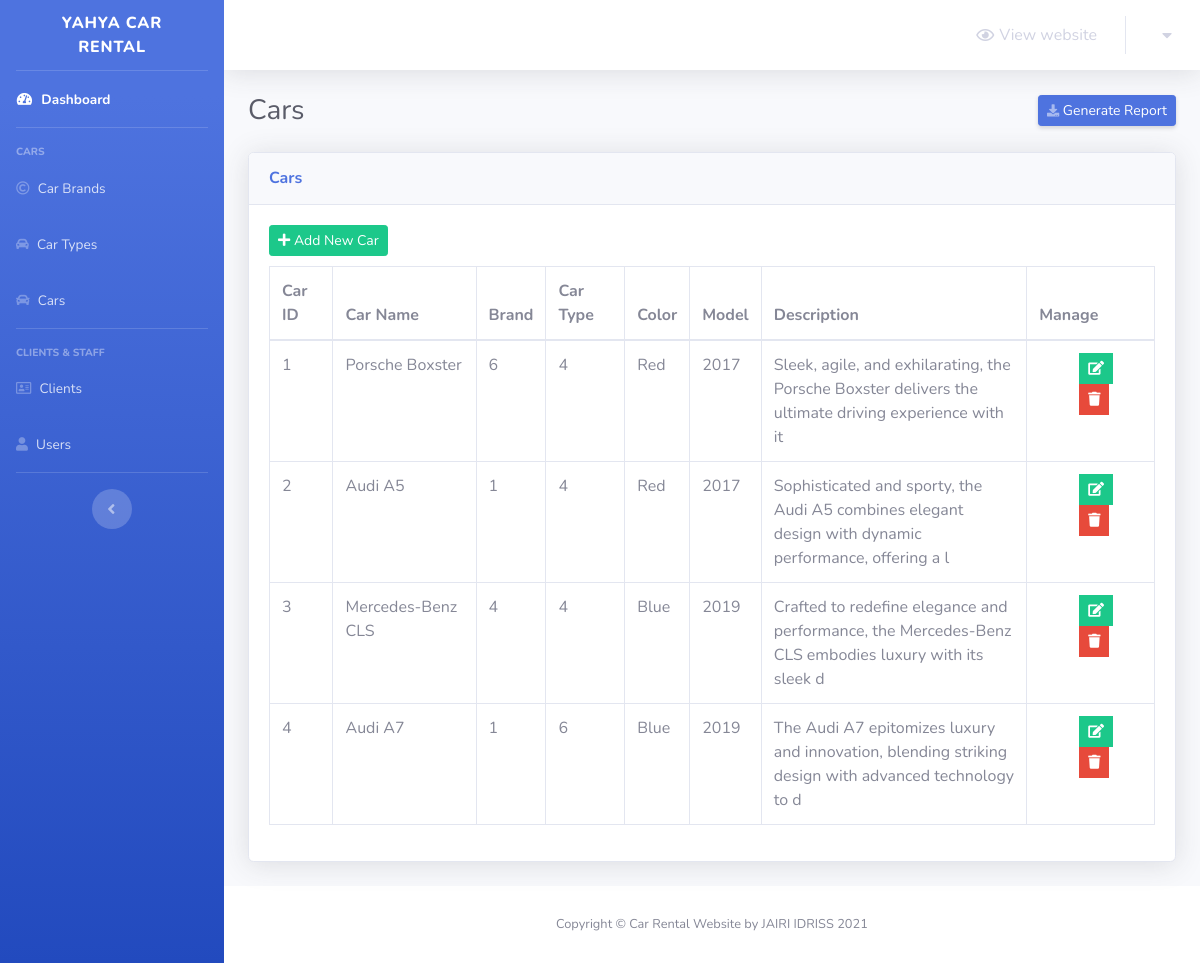
The page /admin/cars.php (signed in) on the database its author committed.
### tables this page shows
CREATE TABLE `cars` (
  `id` int(3) NOT NULL,
  `car_name` varchar(30) NOT NULL,
  `brand_id` int(3) NOT NULL,
  `type_id` int(3) NOT NULL,
  `color` varchar(20) NOT NULL,
  `model` varchar(50) NOT NULL,
  `description` varchar(100) NOT NULL
);

### admin/cars.php (the view, shortened to what this page needs)
<?php
    include 'connect.php';
    include 'Includes/templates/header.php';
    if(isset($_SESSION['username_car_rental']) && isset($_SESSION['password_car_rental']))
    {
?>
        <div class="container-fluid">
            <div class="d-sm-flex align-items-center justify-content-between mb-4">
                <h1 class="h3 mb-0 text-gray-800">Cars</h1>
                <a href="#" class="d-none d-sm-inline-block btn btn-sm btn-primary shadow-sm">
                    <i class="fas fa-download fa-sm text-white-50"></i>
                    Generate Report
                </a>
            </div>
            <?php
                $stmt = $con->prepare("SELECT * FROM cars");
                $stmt->execute();
                $rows_cars = $stmt->fetchAll();
            ?>
            <div class="card shadow mb-4">
                <div class="card-header py-3">
                    <h6 class="m-0 font-weight-bold text-primary">Cars</h6>
                </div>
                <div class="card-body">
                    <button class="btn btn-success btn-sm" style="margin-bottom: 10px;" type="button" data-toggle="modal" data-target="#add_new_car" data-placement="top">
                        <i class="fa fa-plus"></i>
                        Add New Car
                    </button>
                    <div class="table-responsive">
                        <table class="table table-bordered" id="dataTable" width="100%" cellspacing="0">
                            <thead>
                                <tr>
                                    <th>Car ID</th>
                                    <th>Car Name</th>
                                    <th>Brand</th>
                                    <th>Car Type</th>
                                    <th>Color</th>
                                    <th>Model</th>
                                    <th style = "width:30%">Description</th>
                                    <th>Manage</th>
                                </tr>
                            </thead>
                            <tbody>
                                <?php
                                foreach($rows_cars as $car)
                                {
                                    echo "<tr>";
                                        echo "<td>";
                                            echo $car['id'];
                                        echo "</td>";
                                        echo "<td>";
                                            echo $car['car_name'];
                                        echo "</td>";
                                        echo "<td>";
                                            echo $car['brand_id'];
                                        echo "</td>";
                                        echo "<td>";
                                            echo $car['type_id'];
                                        echo "</td>";
                                        echo "<td>";
                                            echo $car['color'];
                                        echo "</td>";
                                        echo "<td>";
                                            echo $car['model'];
                                        echo "</td>";
                                        echo "<td>";
                                            echo $car['description'];
                                        echo "</td>";
                                        echo "<td>";
                                            $delete_data = "delete_".$car["id"];
                                            ?>
                                            <ul>
                                                <li class="list-inline-item" data-toggle="tooltip" title="Edit">
                                                    <button class="btn btn-success btn-sm rounded-0" type="button" data-toggle="modal" ><i class="fa fa-edit"></i></button>
                                                </li>
                                                <li class="list-inline-item" data-toggle="tooltip" title="Delete">
                                                    <button class="btn btn-danger btn-sm rounded-0" type="button" data-toggle="modal" data-target="#<?php echo $delete_data; ?>" data-placement="top"><i class="fa fa-trash"></i></button>
                                                </li>
                                            </ul>
                                            <?php
                                        echo "</td>";
                                    echo "</tr>";
                                }
                                ?>
                            </tbody>
                        </table>
                    </div>
                </div>
            </div>
        </div>
<?php
        include 'Includes/templates/footer.php';
    }
    else
    {
        header('Location: index.php');
        exit();
    }
?>

### rows shown on the page
cars: id "1", car_name "Porsche Boxster", brand "6", type "4", color "Red", model "2017", description "Sleek, agile, and exhilarating, the Porsche Boxster delivers the ultimate driving experience with it"
cars: id "2", car_name "Audi A5", brand "1", type "4", color "Red", model "2017", description "Sophisticated and sporty, the Audi A5 combines elegant design with dynamic performance, offering a l"
cars: id "3", car_name "Mercedes-Benz CLS", brand "4", type "4", color "Blue", model "2019", description "Crafted to redefine elegance and performance, the Mercedes-Benz CLS embodies luxury with its sleek d"
cars: id "4", car_name "Audi A7", brand "1", type "6", color "Blue", model "2019", description "The Audi A7 epitomizes luxury and innovation, blending striking design with advanced technology to d"
